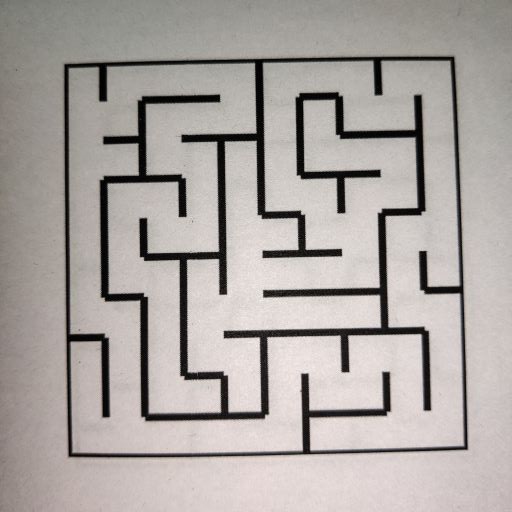
#> input picture task1/task_1b_detect_and_encode_maze/test_cases/maze00.jpg, 512 x 512 px, found by its file name
$ python task_1b.py
#> lines starting #> are read from the running program, lines starting #| are printed output that depends on the picture; after the words box and inside, x2 and y2 are one past the last pixel; in counts of white or black regions, pixels touching at a corner belong together
#> further down, input_img is the input picture: shape (512, 512, 3); mean B, G, R 161.5, 164.9, 171
'''
*****************************************************************************************
*
*        		===============================================
*           		Nirikshak Bot (NB) Theme (eYRC 2020-21)
*        		===============================================
*
*  This script is to implement Task 1B of Nirikshak Bot (NB) Theme (eYRC 2020-21).
*
*  This software is made available on an "AS IS WHERE IS BASIS".
*  Licensee/end user indemnifies and will keep e-Yantra indemnified from
*  any and all claim(s) that emanate from the use of the Software or
*  breach of the terms of this agreement.
*
*  e-Yantra - An MHRD project under National Mission on Education using ICT (NMEICT)
*
*****************************************************************************************
'''

# Team ID:			[ NB_2082 ]
# Author List:		[Aditya, Harsh]
# Filename:			task_1b.py
# Functions:		applyPerspectiveTransform, detectMaze, writeToCsv
# 					[ applyPerspectiveTransform, detectMaze, writeToCsv ]
# Global variables:
# 					[  ]


####################### IMPORT MODULES #######################
## You are not allowed to make any changes in this section. ##
## You have to implement this task with the three available ##
## modules for this task (numpy, opencv, csv)               ##
##############################################################
import numpy as np
import cv2
import csv
##############################################################


################# ADD UTILITY FUNCTIONS HERE #################
## You can define any utility functions for your code.      ##
## Please add proper comments to ensure that your code is   ##
## readable and easy to understand.                         ##
##############################################################


##############################################################


def applyPerspectiveTransform(input_img):

	"""
	Purpose:
	---
	takes a maze test case image as input and applies a Perspective Transfrom on it to isolate the maze

	Input Arguments:
	---
	`input_img` :   [ numpy array ]
		maze image in the form of a numpy array

	Returns:
	---
	`warped_img` :  [ numpy array ]
		resultant warped maze image after applying Perspective Transform

	Example call:
	---
	warped_img = applyPerspectiveTransform(input_img)
	"""

	warped_img = None

	##############	ADD YOUR CODE HERE	##############
	gray = cv2.cvtColor(input_img,cv2.COLOR_BGR2GRAY)
	gray = np.float32(gray)
	dst = cv2.cornerHarris(gray,2,3,0.04)
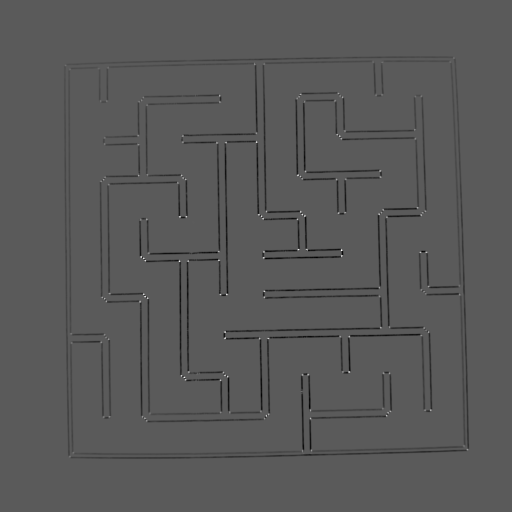
#> dst: shape (512, 512) float32; min -31234472, max 56665704, mean -668137.5; drawn with min black and max white
	dst = cv2.dilate(dst,None)
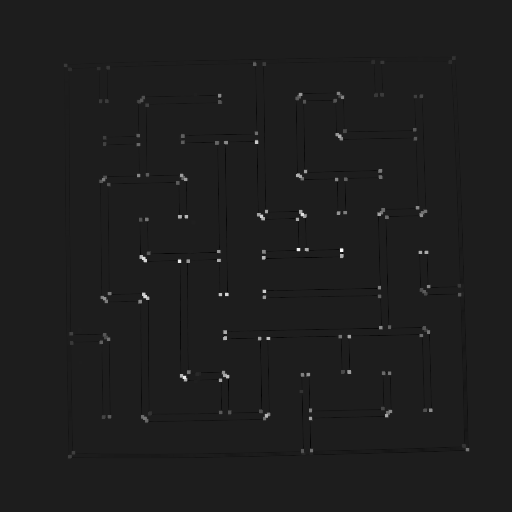
#> dst: shape (512, 512) float32; min -7408939.5, max 56665704, mean 123946.7; drawn with min black and max white
	ret, dst = cv2.threshold(dst,0.01*dst.max(),255,0)
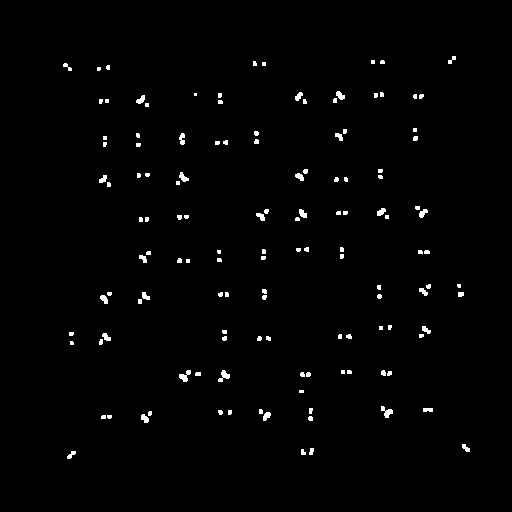
#> dst: shape (512, 512) float32; 1.3% white; 130 white regions (68 under 20 px), largest, box (x1, y1, x2, y2) and area: (179, 370, 191, 382) 74, (381, 406, 393, 418) 74, (218, 370, 230, 382) 72
#> ret = 566657
	dst = np.uint8(dst)
	ret, labels, stats, centroids = cv2.connectedComponentsWithStats(dst)
#> labels: shape (512, 512) int32; 131 distinct labels, from 0 to 130
#> ret = 131; stats = 131 rows, first 6: [0, 0, 512, 512, 258835], [448, 56, 8, 8, 32], [253, 61, 4, 5, 18], [371, 60, 4, 4, 16], [380, 60, 5, 4, 18], [63, 63, 9, 8, 33]; centroids = 131 pairs, first value 67 to 465.4, second value 59.5 to 454.4
	criteria = (cv2.TERM_CRITERIA_EPS + cv2.TERM_CRITERIA_MAX_ITER, 100, 0.001)
	corners = cv2.cornerSubPix(gray,np.float32(centroids),(5,5),(-1,-1),criteria)
#> corners = 131 pairs, first value 64.44 to 466.7, second value 56.79 to 455.9
	rect = np.zeros((4, 2), dtype = "float32")
	s = corners.sum(axis = 1)
#> s = 131 values, max 915.5 at index 127, min 128.5 at index 5, mean 509.1
	rect[0] = corners[np.argmin(s)]
	rect[2] = corners[np.argmax(s)]
	diff = np.diff(corners, axis = 1)
#> diff = 131 values, max 387.4 at index 130, min -396.5 at index 1, mean -21.09
	rect[1] = corners[np.argmin(diff)]
	rect[3] = corners[np.argmax(diff)]
	(tl, tr, br, bl) = rect
	widthA = np.sqrt(((br[0] - bl[0]) ** 2) + ((br[1] - bl[1]) ** 2))
	widthB = np.sqrt(((tr[0] - tl[0]) ** 2) + ((tr[1] - tl[1]) ** 2))
	maxWidth = max(int(widthA), int(widthB))
	heightA = np.sqrt(((tr[0] - br[0]) ** 2) + ((tr[1] - br[1]) ** 2))
	heightB = np.sqrt(((tl[0] - bl[0]) ** 2) + ((tl[1] - bl[1]) ** 2))
	maxHeight = max(int(heightA), int(heightB))
	dst = np.array([[0, 0],[maxWidth - 1, 0],[maxWidth - 1, maxHeight - 1],[0, maxHeight - 1]], dtype = "float32")
	M = cv2.getPerspectiveTransform(rect, dst)
	warped_img = cv2.warpPerspective(input_img, M, (maxWidth, maxHeight))
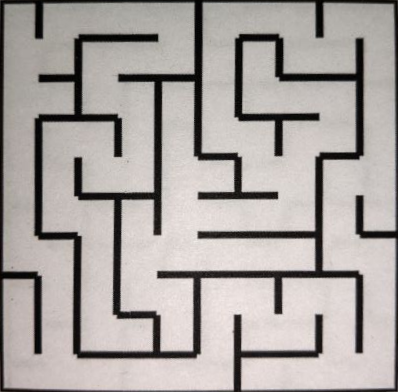
#> warped_img: shape (392, 398, 3); mean B, G, R 161, 164, 169.8

	##################################################

	return warped_img


def detectMaze(warped_img):

	"""
	Purpose:
	---
	takes the warped maze image as input and returns the maze encoded in form of a 2D array

	Input Arguments:
	---
	`warped_img` :    [ numpy array ]
		resultant warped maze image after applying Perspective Transform

	Returns:
	---
	`maze_array` :    [ nested list of lists ]
		encoded maze in the form of a 2D array

	Example call:
	---
	maze_array = detectMaze(warped_img)
	"""

	maze_array = []

	##############	ADD YOUR CODE HERE	##############
	warped_resize = cv2.resize(warped_img, (350,350))
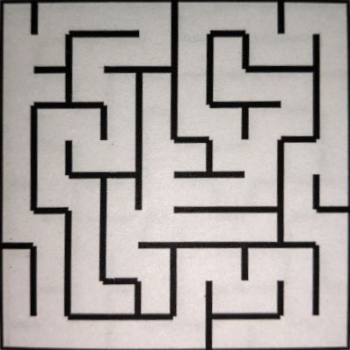
#> warped_resize: shape (350, 350, 3); mean B, G, R 160.9, 163.8, 169.7
	cell = int(warped_resize.shape[0]/10)
#> cell = 35
	gray = cv2.cvtColor(warped_resize, cv2.COLOR_BGR2GRAY)
#> gray: shape (350, 350)
	(blackAndWhiteImage) = cv2.adaptiveThreshold(gray, 255, cv2.ADAPTIVE_THRESH_GAUSSIAN_C, cv2.THRESH_BINARY, 199, 5)
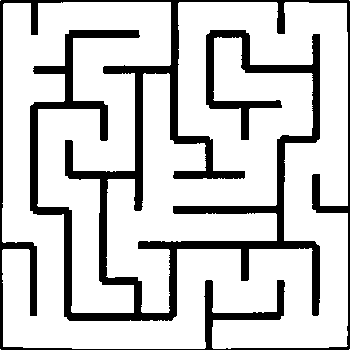
#> blackAndWhiteImage: shape (350, 350); 80.1% white; 1 black region, box (x1, y1, x2, y2) and area: (0, 0, 350, 350) 24321
	for i in range(10):
		d_list = []
		for j in range(10):
			sum_up, sum_down, sum_left, sum_right, sum  = 0, 0 ,0 , 0, 0
			cropped = blackAndWhiteImage[i*(cell):(i+1)*(cell), j*(cell):(j+1)*(cell)]
			for k in range(cell):
				sum_left = sum_left + cropped[k,0]
				sum_right = sum_right + cropped[k,cell-1]
				sum_up = sum_up + cropped[0,k]
				sum_down = sum_down + cropped[cell-1,k]
			if sum_left/cell<127:
				sum = sum + 1
			if sum_right/cell<127:
				sum = sum + 4
			if sum_up/cell<127:
				sum = sum + 2
			if sum_down/cell<127:
				sum = sum + 8
			d_list.append(sum)
		maze_array.append(d_list)
#> after the loop, maze_array = 10 items, first 6: [7, 3, 10, 10, 6, 3, 10, 6, 3, 6], [1, 12, 3, 10, 12, 5, 7, 9, 12, 5], [1, 14, 9, 6, 7, 5, 9, 10, 6, 5], [5, 3, 6, 5, 5, 9, 6, 3, 12, 5], [5, 5, 9, 12, 1, 14, 9, 4, 3, 4], [5, 9, 6, 7, 1, 10, 10, 12, 5, 13]

	##################################################

	return maze_array


# NOTE:	YOU ARE NOT ALLOWED TO MAKE ANY CHANGE TO THIS FUNCTION
def writeToCsv(csv_file_path, maze_array):

	"""
	Purpose:
	---
	takes the encoded maze array and csv file name as input and writes the encoded maze array to the csv file

	Input Arguments:
	---
	`csv_file_path` :	[ str ]
		file path with name for csv file to write

	`maze_array` :		[ nested list of lists ]
		encoded maze in the form of a 2D array

	Example call:
	---
	warped_img = writeToCsv('test_cases/maze00.csv', maze_array)
	"""

	with open(csv_file_path, 'w', newline='') as file:
		writer = csv.writer(file)
		writer.writerows(maze_array)


# NOTE:	YOU ARE NOT ALLOWED TO MAKE ANY CHANGE TO THIS FUNCTION
#
# Function Name:    main
#        Inputs:    None
#       Outputs:    None
#       Purpose:    This part of the code is only for testing your solution. The function first takes 'maze00.jpg'
# 					as input, applies Perspective Transform by calling applyPerspectiveTransform function,
# 					encodes the maze input in form of 2D array by calling detectMaze function and writes this data to csv file
# 					by calling writeToCsv function, it then asks the user whether to repeat the same on all maze images
# 					present in 'test_cases' folder or not. Write your solution ONLY in the space provided in the above
# 					applyPerspectiveTransform and detectMaze functions.

if __name__ == "__main__":

	# path directory of images in 'test_cases' folder
	img_dir_path = 'test_cases/'

	# path to 'maze00.jpg' image file
	file_num = 0
	img_file_path = img_dir_path + 'maze0' + str(file_num) + '.jpg'

	print('\n============================================')
	print('\nFor maze0' + str(file_num) + '.jpg')

	# path for 'maze00.csv' output file
	csv_file_path = img_dir_path + 'maze0' + str(file_num) + '.csv'

	# read the 'maze00.jpg' image file
	input_img = cv2.imread(img_file_path)

	# get the resultant warped maze image after applying Perspective Transform
	warped_img = applyPerspectiveTransform(input_img)

	if type(warped_img) is np.ndarray:

		# get the encoded maze in the form of a 2D array
		maze_array = detectMaze(warped_img)

		if (type(maze_array) is list) and (len(maze_array) == 10):

			print('\nEncoded Maze Array = %s' % (maze_array))
#> (printed output is left out)
			print('\n============================================')

			# writes the encoded maze array to the csv file
			writeToCsv(csv_file_path, maze_array)

			cv2.imshow('warped_img_0' + str(file_num), warped_img)
			cv2.waitKey(0)
			cv2.destroyAllWindows()

		else:

			print('\n[ERROR] maze_array returned by detectMaze function is not complete. Check the function in code.\n')
			exit()

	else:

		print('\n[ERROR] applyPerspectiveTransform function is not returning the warped maze image in expected format! Check the function in code.\n')
		exit()

	choice = input('\nDo you want to run your script on all maze images ? => "y" or "n": ')
#> the answer given: ../../task1/task_1b_detect_and_encode_maze/test_cases/maze00.jpg

	if choice == 'y':

		for file_num in range(1, 10):

			# path to image file
			img_file_path = img_dir_path + 'maze0' + str(file_num) + '.jpg'

			print('\n============================================')
			print('\nFor maze0' + str(file_num) + '.jpg')

			# path for csv output file
			csv_file_path = img_dir_path + 'maze0' + str(file_num) + '.csv'

			# read the image file
			input_img = cv2.imread(img_file_path)

			# get the resultant warped maze image after applying Perspective Transform
			warped_img = applyPerspectiveTransform(input_img)

			if type(warped_img) is np.ndarray:

				# get the encoded maze in the form of a 2D array
				maze_array = detectMaze(warped_img)

				if (type(maze_array) is list) and (len(maze_array) == 10):

					print('\nEncoded Maze Array = %s' % (maze_array))
					print('\n============================================')

					# writes the encoded maze array to the csv file
					writeToCsv(csv_file_path, maze_array)

					cv2.imshow('warped_img_0' + str(file_num), warped_img)
					cv2.waitKey(0)
					cv2.destroyAllWindows()

				else:

					print('\n[ERROR] maze_array returned by detectMaze function is not complete. Check the function in code.\n')
					exit()

			else:

				print('\n[ERROR] applyPerspectiveTransform function is not returning the warped maze image in expected format! Check the function in code.\n')
				exit()

	else:

		print('')

$ run again, with task1/task_1b_detect_and_encode_maze/test_cases/maze01.jpg copied over task1/task_1b_detect_and_encode_maze/test_cases/maze00.jpg
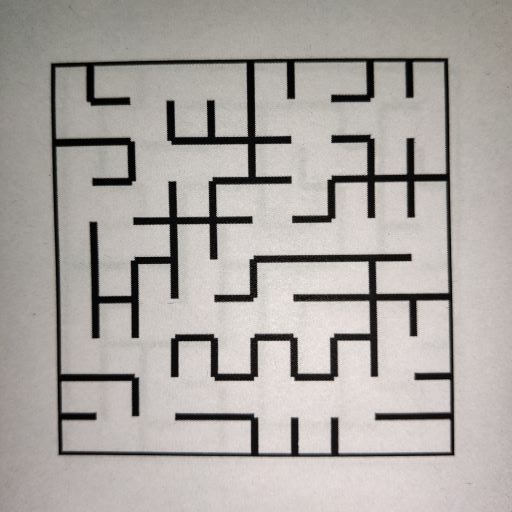
#> input picture task1/task_1b_detect_and_encode_maze/test_cases/maze01.jpg, 512 x 512 px, found by its file name
#> input_img is the input picture: shape (512, 512, 3); mean B, G, R 163, 166.8, 171.7
#> in applyPerspectiveTransform, `ret, dst = cv2.threshold(dst,0.01*dst.max(),255,0)`:
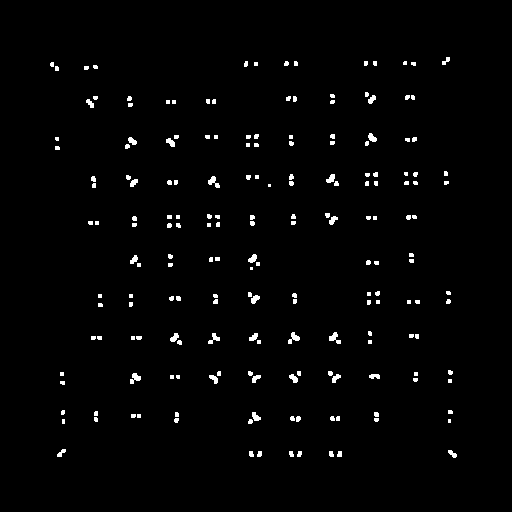
#> dst: shape (512, 512) float32; 1.7% white; 187 white regions (104 under 20 px), largest, box (x1, y1, x2, y2) and area: (329, 332, 341, 344) 72, (288, 332, 300, 344) 71, (208, 176, 220, 188) 70
#> in applyPerspectiveTransform, `ret, dst = cv2.threshold(dst,0.01*dst.max(),255,0)`: ret = 597132.4
#> labels: shape (512, 512) int32; 188 distinct labels, from 0 to 187
#> in applyPerspectiveTransform, `ret, labels, stats, centroids = cv2.connectedComponentsWithStats(dst)`: ret = 188; stats = 188 rows, first 6: [0, 0, 512, 512, 257692], [442, 57, 8, 8, 35], [244, 61, 4, 6, 21], [284, 61, 5, 5, 21], [294, 61, 4, 5, 19], [364, 61, 4, 5, 19]; centroids = 188 pairs, first value 51.67 to 452.1, second value 60.54 to 453.7
#> corners = 188 pairs, first value 51.15 to 453.3, second value 58.31 to 455.5
#> s = 188 values, max 907.8 at index 187, min 114.5 at index 8, mean 510.3
#> diff = 188 values, max 395.5 at index 180, min -388.6 at index 1, mean -11.76
#> in detectMaze, `(blackAndWhiteImage) = cv2.adaptiveThreshold(gray, 255, cv2.ADAPTIVE_T..`:
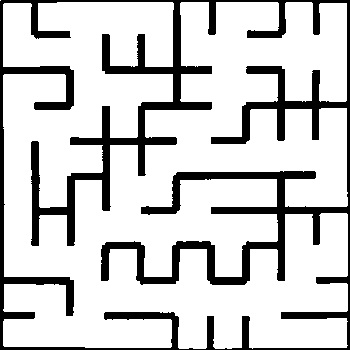
#> blackAndWhiteImage: shape (350, 350); 80.8% white; 1 black region, box (x1, y1, x2, y2) and area: (0, 0, 350, 350) 23533
#> after the loop in detectMaze, `for i in range(10):`: maze_array = 10 items
#> (printed output is left out)

$ run again, with task1/task_1b_detect_and_encode_maze/test_cases/maze02.jpg copied over task1/task_1b_detect_and_encode_maze/test_cases/maze00.jpg
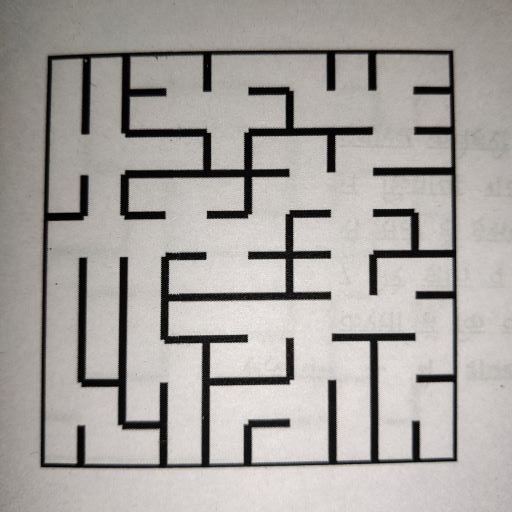
#> input picture task1/task_1b_detect_and_encode_maze/test_cases/maze02.jpg, 512 x 512 px, found by its file name
#> input_img is the input picture: shape (512, 512, 3); mean B, G, R 159.5, 163.1, 167.2
#> in applyPerspectiveTransform, `ret, dst = cv2.threshold(dst,0.01*dst.max(),255,0)`:
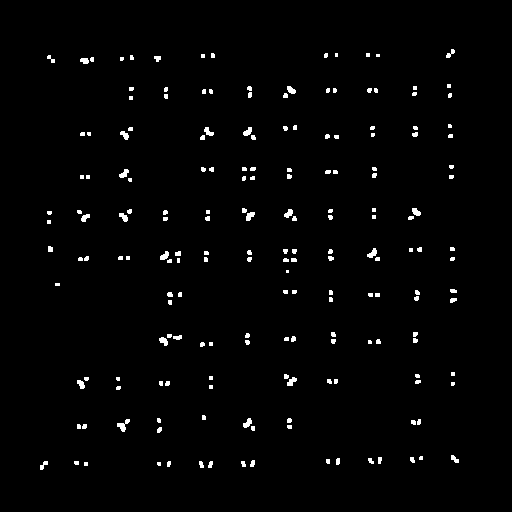
#> dst: shape (512, 512) float32; 1.7% white; 186 white regions (95 under 20 px), largest, box (x1, y1, x2, y2) and area: (117, 419, 130, 432) 76, (367, 248, 377, 258) 58, (246, 212, 255, 221) 55
#> in applyPerspectiveTransform, `ret, dst = cv2.threshold(dst,0.01*dst.max(),255,0)`: ret = 531144.8
#> labels: shape (512, 512) int32; 187 distinct labels, from 0 to 186
#> in applyPerspectiveTransform, `ret, labels, stats, centroids = cv2.connectedComponentsWithStats(dst)`: ret = 187; stats = 187 rows, first 6: [0, 0, 512, 512, 257810], [446, 49, 9, 9, 39], [211, 53, 4, 5, 19], [324, 53, 4, 5, 18], [335, 53, 3, 4, 12], [366, 53, 4, 4, 16]; centroids = 187 pairs, first value 43.26 to 454.3, second value 53.23 to 464.7
#> corners = 187 pairs, first value 40.6 to 456.1, second value 50.36 to 466.7
#> s = 187 values, max 916.5 at index 171, min 103.4 at index 6, mean 511.2
#> diff = 187 values, max 425.8 at index 178, min -401.8 at index 1, mean -11.11
#> in detectMaze, `(blackAndWhiteImage) = cv2.adaptiveThreshold(gray, 255, cv2.ADAPTIVE_T..`:
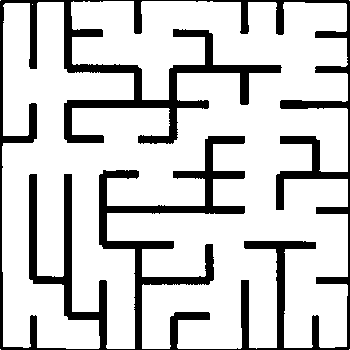
#> blackAndWhiteImage: shape (350, 350); 80.4% white; 1 black region, box (x1, y1, x2, y2) and area: (0, 0, 350, 350) 23960
#> after the loop in detectMaze, `for i in range(10):`: maze_array = 10 items
#> (printed output is left out)

$ run again, with task1/task_1b_detect_and_encode_maze/test_cases/maze03.jpg copied over task1/task_1b_detect_and_encode_maze/test_cases/maze00.jpg
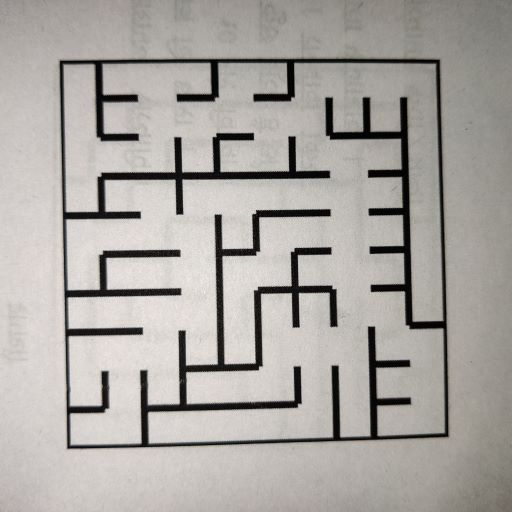
#> input picture task1/task_1b_detect_and_encode_maze/test_cases/maze03.jpg, 512 x 512 px, found by its file name
#> input_img is the input picture: shape (512, 512, 3); mean B, G, R 161.7, 166, 169.9
#> in applyPerspectiveTransform, `ret, dst = cv2.threshold(dst,0.01*dst.max(),255,0)`:
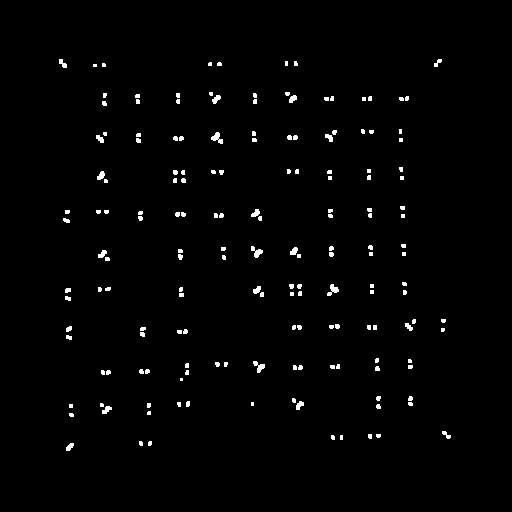
#> dst: shape (512, 512) float32; 1.4% white; 166 white regions (103 under 20 px), largest, box (x1, y1, x2, y2) and area: (211, 132, 223, 144) 75, (251, 246, 263, 258) 72, (327, 284, 339, 296) 71
#> in applyPerspectiveTransform, `ret, dst = cv2.threshold(dst,0.01*dst.max(),255,0)`: ret = 750076.5
#> labels: shape (512, 512) int32; 167 distinct labels, from 0 to 166
#> in applyPerspectiveTransform, `ret, labels, stats, centroids = cv2.connectedComponentsWithStats(dst)`: ret = 167; stats = 167 rows, first 6: [0, 0, 512, 512, 258415], [59, 59, 8, 9, 42], [434, 59, 8, 8, 34], [285, 61, 3, 5, 15], [294, 61, 4, 5, 18], [102, 63, 4, 4, 15]; centroids = 167 pairs, first value 62.38 to 446, second value 62.38 to 446.5
#> corners = 167 pairs, first value 59.69 to 447.5, second value 59.52 to 447.7
#> s = 167 values, max 883.1 at index 159, min 120.2 at index 1, mean 501.3
#> diff = 167 values, max 380.4 at index 166, min -379 at index 2, mean -3.61
#> in detectMaze, `(blackAndWhiteImage) = cv2.adaptiveThreshold(gray, 255, cv2.ADAPTIVE_T..`:
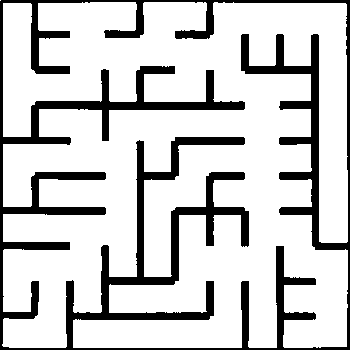
#> blackAndWhiteImage: shape (350, 350); 80.2% white; 1 black region, box (x1, y1, x2, y2) and area: (0, 0, 350, 350) 24274
#> after the loop in detectMaze, `for i in range(10):`: maze_array = 10 items
#> (printed output is left out)
